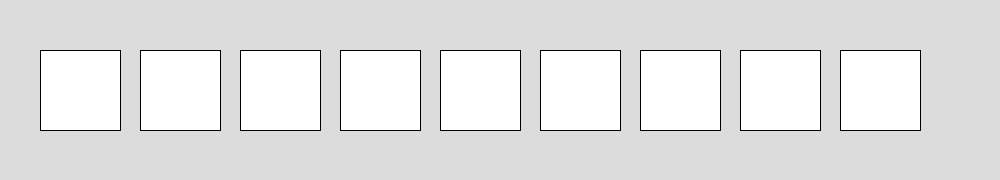
Frame 1 (no input)
Frame 60 (the mouse pressed at the canvas centre just before this capture): identical to frame 1, image omitted
Frame 120 (the mouse held since frame 60 and released just before this capture): identical to frame 1, image omitted

The Processing sketch that drew this single still picture (run headless with seeded random() and noise(); from frame 60 on, the mouse is pressed at the canvas centre):

// Processing sketch: For_loop_squares
// ── For_loop_squares.pde
void setup()
{
  size(1000, 180);
  background(220);
  textSize(18);
}

void draw()
{
  //rect( 40,50,80,80);
  //rect(140,50,80,80);
  //rect(240,50,80,80);
  //rect(340,50,80,80);
  //rect(440,50,80,80);
  //rect(540,50,80,80);
  //rect(640,50,80,80);
  //rect(740,50,80,80);
  //rect(840,50,80,80);
  
  for (int i=0; i<9; i++)
  {
    rect(40 + i*100, 50, 80, 80);
  }
}
